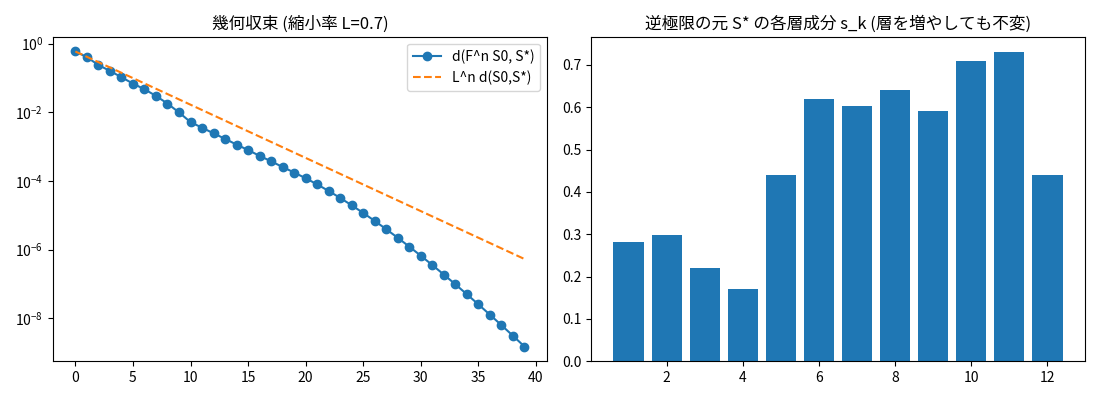

This chart was generated by the following Python code:
"""
定理16 (苫米地自己意識存在・発生定理) のトイ例  ※数値シミュレーション。証明ではない
-----------------------------------------------------------------------------
原文: 層 α の候補集合 K_α(コンパクト凸)と整合的な射影 p で逆極限 SC = lim← K_α。
      層別フィードバック F_α が射影と可換なら連続自己写像 F:SC→SC。
      固定点の「存在」は Schauder–Tychonoff から、「一意性・幾何収束」は縮小率 L<1 を
      仮定したときの Banach から。※縮小性を原文の他条件から導く議論は原文にない。

トイ: K_n=[0,1]^n, 射影 p(x_1..x_{n+1}) = (x_1..x_n)。
      F_n(x)_k = (1-L) c_k + L (x_k + x_{k-1})/2   (x_0:=0) は下三角なので射影と可換。
      → 各層の固定点が互いに射影で一致し、無限列 S*=(s_1,s_2,..) (逆極限の元)を与える。
      収束は d(F^n S0, S*) ≤ L^n d(S0,S*) (sup距離)。
反例(縮小性の欠如): F=恒等写像は連続自己写像だが固定点が一意でない(存在のみ)。
表象: M(S)=x_1, F_Rep(r)=(1-L)c_1+L r/2 とすると M∘F=F_Rep∘M (同変)、M(S*) も固定点。

Lean 対応: Tomabechi/Examples/Theorem16_Tower.lean (theorem16_tower / layer_unique / fixedPoint_satisfies_all_layers)
           Tomabechi/Examples/Theorem16_Identity.lean (恒等写像は固定点が一意でない)
  証明範囲: 逆極限=[0,1]値の有界列空間(sup距離で完備)、縮小率 7/10、同変な表象 M(S)=S_0、一意固定点と幾何収束。
  原文の層条件(Tychonoff+Schauder型の存在)を塔で満たすことの証明は未着手(縮小性があれば Banach で存在も出る)。
"""
# %% 準備
import numpy as np
import matplotlib.pyplot as plt
import logging; logging.getLogger("matplotlib.font_manager").setLevel(logging.ERROR)  # フォント警告を抑制
try:
    import japanize_matplotlib  # Colab: !pip -q install japanize-matplotlib
except Exception:
    plt.rcParams["font.family"] = ["Noto Sans CJK JP", "IPAexGothic", "sans-serif"]

L, N = 0.7, 12
rng = np.random.default_rng(0)
c = rng.uniform(0.1, 0.9, size=N)

def F(x):                                       # 層数 len(x) の層で動く下三角写像
    prev = np.concatenate([[0.0], x[:-1]])
    return (1 - L) * c[:len(x)] + L * (x + prev) / 2

def fixed_point(n, x0, iters=200):
    x = x0[:n].copy(); errs = []
    for _ in range(iters): x = F(x)
    return x

S = fixed_point(N, np.zeros(N))
x_prev_levels = [fixed_point(n, np.ones(n)) for n in range(1, N + 1)]   # 別の初期値でも同じ?
consistency = max(np.abs(x_prev_levels[n][:n] - x_prev_levels[n - 1]).max() for n in range(1, N))

# 幾何収束
x = rng.uniform(0, 1, N); errs = []
for _ in range(40):
    errs.append(np.abs(x - S).max()); x = F(x)
errs = np.array(errs)

# 表象 M(S)=x_1 の同変性
F_rep = lambda r: (1 - L) * c[0] + L * r / 2
x = rng.uniform(0, 1, N)
equiv = abs(F(x)[0] - F_rep(x[0]))

# %% 反例: 恒等写像(縮小でない)
ident = lambda x: x
fp_a, fp_b = np.zeros(N), np.ones(N)           # どちらも固定点 → 一意でない
# %% 可視化
fig, ax = plt.subplots(1, 2, figsize=(11, 4))
ax[0].semilogy(errs, "o-", label="d(F^n S0, S*)"); ax[0].semilogy(errs[0] * L ** np.arange(40), "--", label="L^n d(S0,S*)")
ax[0].set_title("幾何収束 (縮小率 L=0.7)"); ax[0].legend()
ax[1].bar(range(1, N + 1), S); ax[1].set_title("逆極限の元 S* の各層成分 s_k (層を増やしても不変)")
plt.tight_layout(); plt.show()

# %% 数値確認
print("層整合性(射影で一致) 最大差:", consistency)
print("表象の同変性の誤差:", equiv, " M(S*) が F_Rep の固定点:", abs(F_rep(S[0]) - S[0]) < 1e-12)
assert consistency < 1e-12 and equiv < 1e-12 and abs(F_rep(S[0]) - S[0]) < 1e-12
assert (errs[1:] <= errs[:-1] * L + 1e-12).all()
assert np.allclose(ident(fp_a), fp_a) and np.allclose(ident(fp_b), fp_b) and not np.allclose(fp_a, fp_b)
